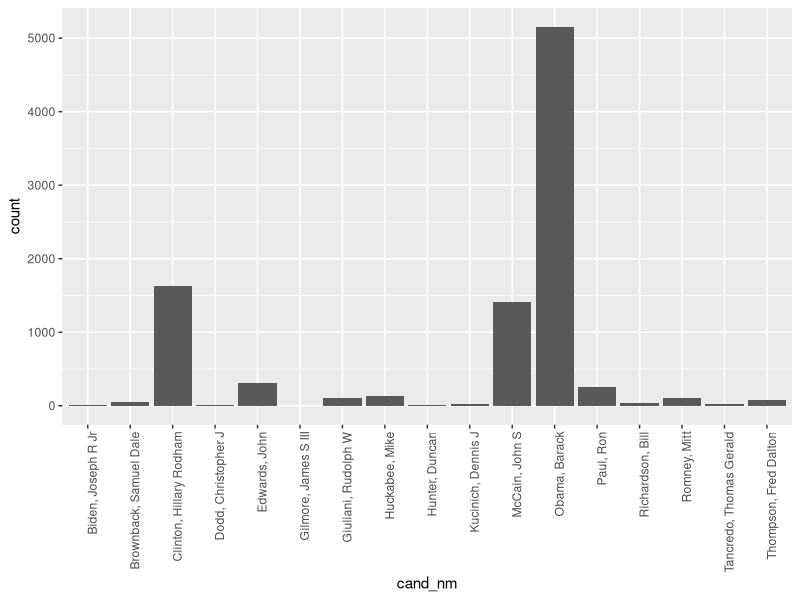
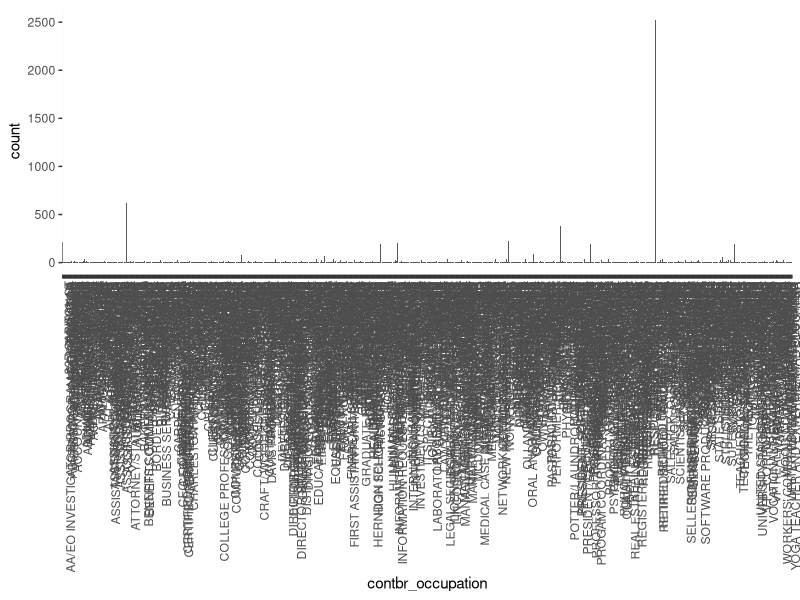
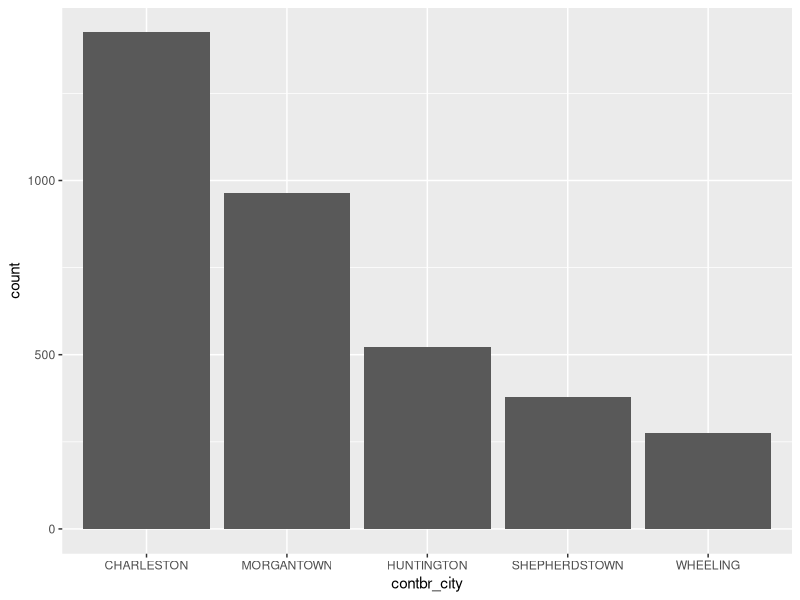
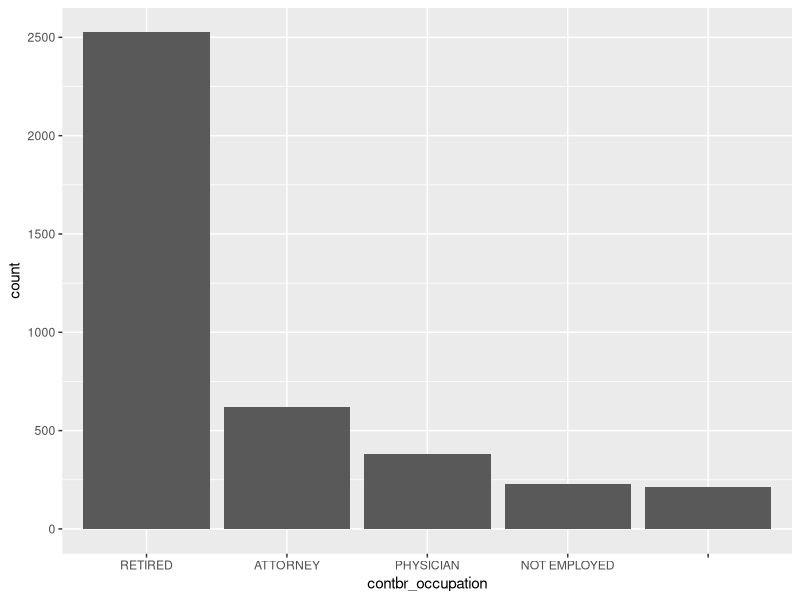

The R source for these figures, in order:
## ---- chunk 1
# Load all of the packages that you end up using
# in your analysis in this code chunk.

# Notice that the parameter "echo" was set to FALSE for this code chunk.
# This prevents the code from displaying in the knitted HTML output.
# You should set echo=FALSE for all code chunks in your file.

library(ggplot2)
library(data.table)
library(reshape)

## ---- chunk 2
# Load the Data
election08_df <- read.csv('2008election_wv.csv', header = T)
table(election08_df$cand_nm)
sort(table(election08_df$contbr_occupation), decreasing = TRUE)[1:25]
#names(sort(table(election08_df$contbr_city), decreasing = TRUE)[1:25])
ggplot(aes(x = cand_nm), data = election08_df) +
  geom_bar() +
  theme(axis.text.x = element_text(angle = 90, hjust = 1))

ggplot(aes(x = contbr_occupation), data = election08_df) +
  geom_bar() +
  theme(axis.text.x = element_text(angle = 90, hjust = 1))

election <- data.table(election08_df)

# http://stackoverflow.com/questions/23095129/only-displaying-top-3-bars-in-a-ggplot2-chart
election1 <- within(election, contbr_city <- factor(contbr_city, levels=names(sort(table(contbr_city), decreasing=TRUE))[1:5]))
ggplot(election1[contbr_city != "NA"], aes(contbr_city)) + geom_bar()

election2 <- within(election, contbr_occupation <- factor(contbr_occupation,levels=names(sort(table(contbr_occupation), decreasing=TRUE))[1:5]))
ggplot(election2[contbr_occupation != "NA"], aes(contbr_occupation)) + geom_bar()
## ---- chunk 3

## ---- chunk 4

## ---- chunk 5

## ---- chunk 6

## ---- chunk 7

## ---- chunk 8
